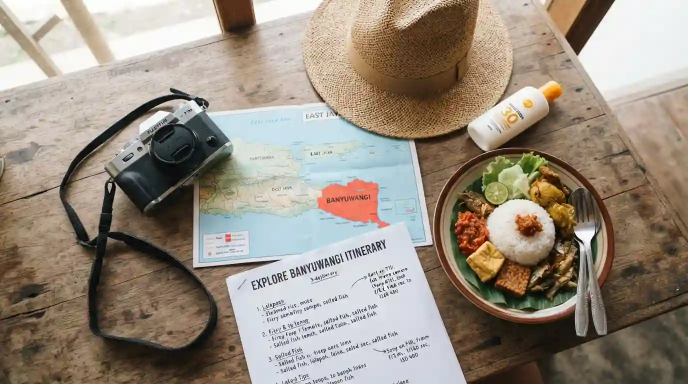
#> input picture assets/img/blog/tips-liburan-ke-banyuwangi.webp, 1376 x 768 px, given in place of tips-liburan-ke-banyuwangi.jpg, which was not available (shown at 1/2 size)
$ python kompress.py
#> lines starting #> are read from the running program, lines starting #| are printed output that depends on the picture; pictures that were not available may be replaced by others from this repository, and a replacement may not be noted
import os
from PIL import Image

def compress_to_webp(input_path, output_path, target_kb=50):
#> called with input_path = 'tips-liburan-ke-banyuwangi.jpg', output_path = 'tips-liburan-ke-banyuwangi.webp', target_kb = 50
    target_bytes = target_kb * 1024

    try:
        img = Image.open(input_path)
#> img is the input picture: PIL image 1376x768 RGB; mean R, G, B 152.3, 141.1, 127.6
    except FileNotFoundError:
        print(f"Error: Gambar {input_path} tidak ditemukan.")
        return

    # Pastikan mode warna kompatibel dengan WebP (RGB atau RGBA untuk transparansi)
    if img.mode not in ("RGB", "RGBA"):
        img = img.convert("RGBA")

    # Pencarian biner (Binary Search) untuk menemukan kualitas (quality) tertinggi
    # yang menghasilkan ukuran file di bawah target
    low, high = 1, 100
    best_quality = 1

    while low <= high:
        mid = (low + high) // 2
        img.save(output_path, format="WEBP", quality=mid)

        if os.path.getsize(output_path) <= target_bytes:
            best_quality = mid
            low = mid + 1  # Coba kualitas yang lebih bagus
        else:
            high = mid - 1 # Ukuran masih terlalu besar, turunkan kualitas

    # Simpan dengan kualitas optimal yang ditemukan
    img.save(output_path, format="WEBP", quality=best_quality)

    # Fallback: Jika di quality 1 (terburuk) ukuran masih > 50KB,
    # perkecil resolusi gambar (resize) sebesar 10% secara iteratif
    while os.path.getsize(output_path) > target_bytes:
        width, height = img.size
        # Hentikan jika gambar sudah terlalu kecil (mencegah error)
        if width <= 20 or height <= 20:
            print("Peringatan: Gambar tidak bisa dikompres lebih kecil lagi tanpa merusak wujudnya.")
            break

        img = img.resize((int(width * 0.9), int(height * 0.9)), Image.Resampling.LANCZOS)
        img.save(output_path, format="WEBP", quality=best_quality)
#> this loop made 0 passes

    final_size_kb = os.path.getsize(output_path) / 1024
#> final_size_kb = 49.32
    print(f"Sukses! Gambar tersimpan di: {output_path}")
#| Sukses! Gambar tersimpan di: tips-liburan-ke-banyuwangi.webp
    print(f"Resolusi Akhir : {img.size[0]}x{img.size[1]}")
#| Resolusi Akhir : 1376x768
    print(f"Ukuran Akhir   : {final_size_kb:.2f} KB (Quality: {best_quality})")
#| Ukuran Akhir   : 49.32 KB (Quality: 23)

# === Cara Penggunaan ===
# Ganti nama file sesuai dengan file yang Anda miliki
input_gambar1 = "tips-liburan-ke-banyuwangi.jpg"
input_gambar2 = "persiapan-pendakian-ijen.jpg"
input_gambar3 = "kuliner-banyuwangi.jpg"
input_gambar4 = "destinasi-tersembunyi.jpg"
# [4 lines of commented-out code are left out]

output_gambar1 = "tips-liburan-ke-banyuwangi.webp"
output_gambar2 = "persiapan-pendakian-ijen.webp"
output_gambar3 = "kuliner-banyuwangi.webp"
output_gambar4 = "destinasi-tersembunyi.webp"
# [4 lines of commented-out code are left out]

compress_to_webp(input_gambar1, output_gambar1, target_kb=50)
compress_to_webp(input_gambar2, output_gambar2, target_kb=50)
#> call 2 of compress_to_webp, with input_path = 'persiapan-pendakian-ijen.jpg', output_path = 'persiapan-pendakian-ijen.webp', target_kb = 50
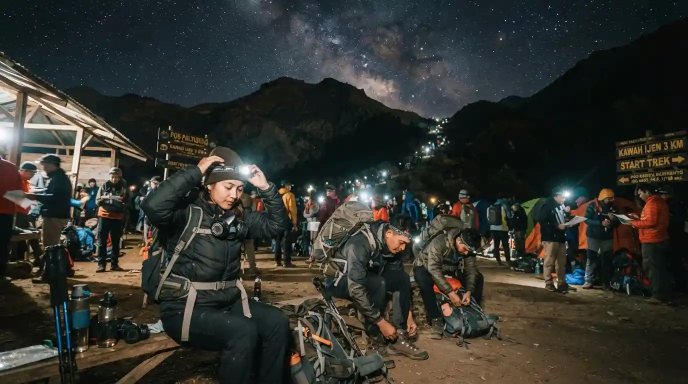
#> input picture assets/img/blog/persiapan-pendakian-ijen.webp, 1376 x 768 px, given in place of persiapan-pendakian-ijen.jpg, which was not available (shown at 1/2 size)
#> in compress_to_webp, img is the input picture: PIL image 1376x768 RGB; mean R, G, B 50.5, 51.4, 45.9
#> in compress_to_webp (call 2), `final_size_kb = os.path.getsize(output_path) / 1024`: final_size_kb = 49.63
#| Sukses! Gambar tersimpan di: persiapan-pendakian-ijen.webp
#| Resolusi Akhir : 1376x768
#| Ukuran Akhir   : 49.63 KB (Quality: 34)
compress_to_webp(input_gambar3, output_gambar3, target_kb=50)
#> call 3 of compress_to_webp, with input_path = 'kuliner-banyuwangi.jpg', output_path = 'kuliner-banyuwangi.webp', target_kb = 50
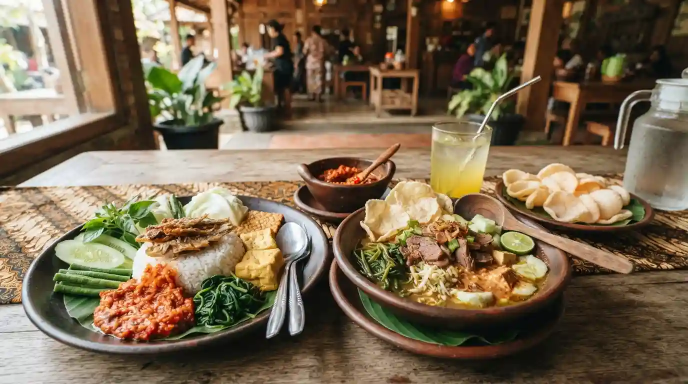
#> input picture assets/img/blog/kuliner-banyuwangi.webp, 1376 x 768 px, given in place of kuliner-banyuwangi.jpg, which was not available (shown at 1/2 size)
#> in compress_to_webp, img is the input picture: PIL image 1376x768 RGB; mean R, G, B 122.2, 104.5, 79.7
#> in compress_to_webp (call 3), `final_size_kb = os.path.getsize(output_path) / 1024`: final_size_kb = 49.89
#| Sukses! Gambar tersimpan di: kuliner-banyuwangi.webp
#| Resolusi Akhir : 1376x768
#| Ukuran Akhir   : 49.89 KB (Quality: 31)
compress_to_webp(input_gambar4, output_gambar4, target_kb=50)
#> call 4 of compress_to_webp, with input_path = 'destinasi-tersembunyi.jpg', output_path = 'destinasi-tersembunyi.webp', target_kb = 50
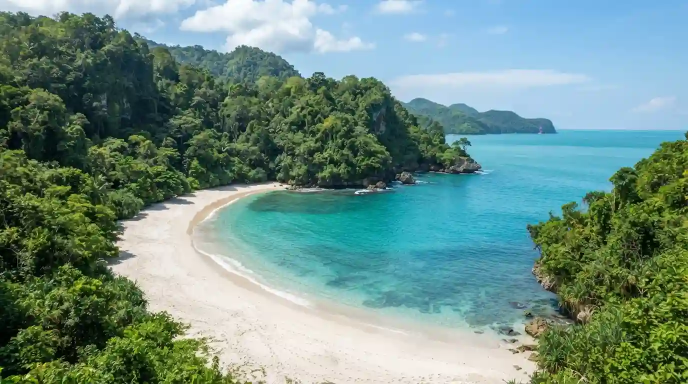
#> input picture assets/img/blog/destinasi-tersembunyi.webp, 1376 x 768 px, given in place of destinasi-tersembunyi.jpg, which was not available (shown at 1/2 size)
#> in compress_to_webp, img is the input picture: PIL image 1376x768 RGB; mean R, G, B 110.3, 142.9, 133
#> in compress_to_webp (call 4), `final_size_kb = os.path.getsize(output_path) / 1024`: final_size_kb = 49.73
#| Sukses! Gambar tersimpan di: destinasi-tersembunyi.webp
#| Resolusi Akhir : 1376x768
#| Ukuran Akhir   : 49.73 KB (Quality: 21)
# [4 lines of commented-out code are left out]
